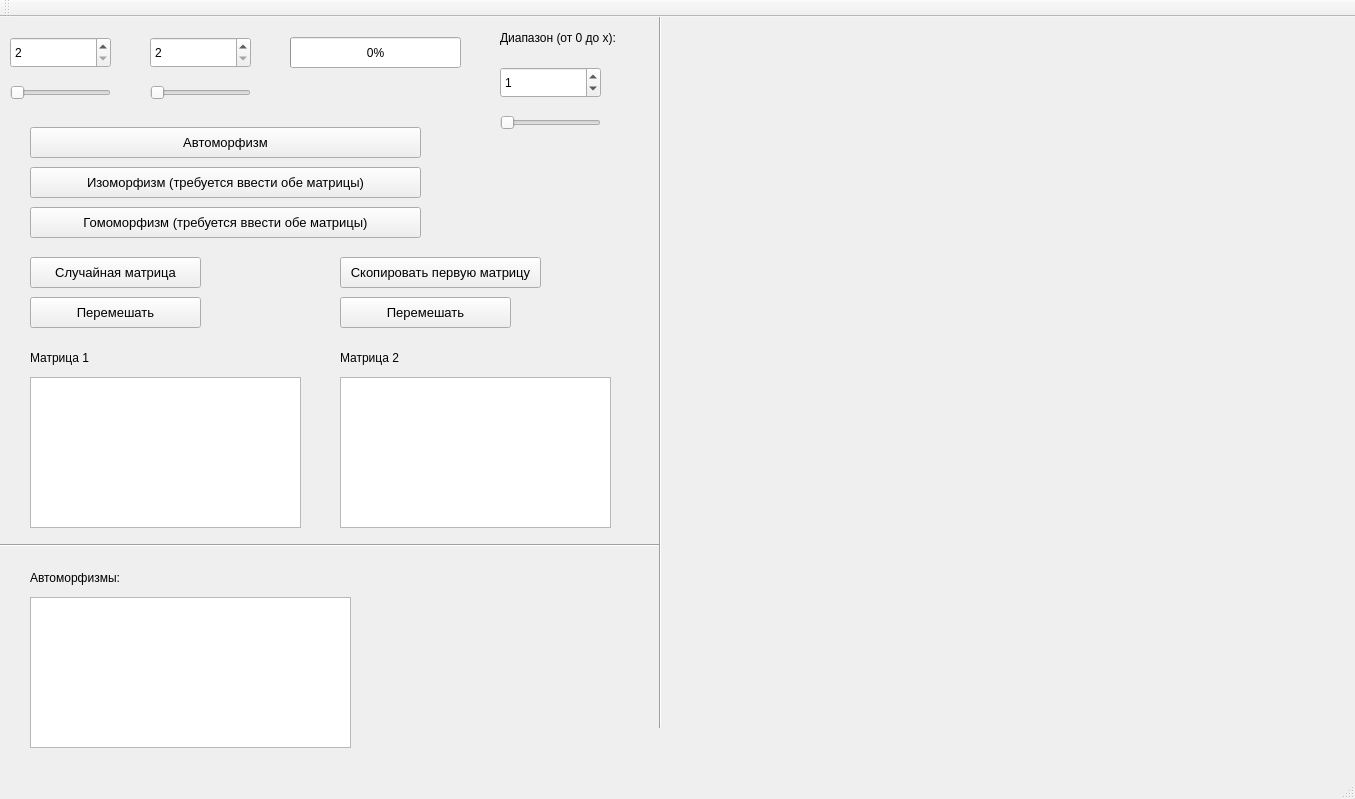
<?xml version="1.0" encoding="UTF-8"?>
<ui version="4.0">
 <class>MainWindow</class>
 <widget class="QMainWindow" name="MainWindow">
  <property name="geometry">
   <rect>
    <x>0</x>
    <y>0</y>
    <width>1355</width>
    <height>799</height>
   </rect>
  </property>
  <property name="windowTitle">
   <string>MainWindow</string>
  </property>
  <property name="dockOptions">
   <set>QMainWindow::AllowTabbedDocks|QMainWindow::AnimatedDocks</set>
  </property>
  <widget class="QWidget" name="centralWidget">
   <widget class="QCustomPlot" name="widget" native="true">
    <property name="geometry">
     <rect>
      <x>680</x>
      <y>40</y>
      <width>641</width>
      <height>621</height>
     </rect>
    </property>
   </widget>
   <widget class="QPushButton" name="genRandomGraphBtn">
    <property name="geometry">
     <rect>
      <x>30</x>
      <y>240</y>
      <width>171</width>
      <height>31</height>
     </rect>
    </property>
    <property name="font">
     <font>
      <pointsize>10</pointsize>
     </font>
    </property>
    <property name="contextMenuPolicy">
     <enum>Qt::PreventContextMenu</enum>
    </property>
    <property name="text">
     <string>Случайная матрица</string>
    </property>
   </widget>
   <widget class="QSpinBox" name="matrixSpinBox">
    <property name="geometry">
     <rect>
      <x>10</x>
      <y>20</y>
      <width>101</width>
      <height>31</height>
     </rect>
    </property>
    <property name="minimum">
     <number>2</number>
    </property>
    <property name="maximum">
     <number>450</number>
    </property>
    <property name="value">
     <number>2</number>
    </property>
   </widget>
   <widget class="QProgressBar" name="progressBar">
    <property name="geometry">
     <rect>
      <x>290</x>
      <y>20</y>
      <width>171</width>
      <height>31</height>
     </rect>
    </property>
    <property name="value">
     <number>0</number>
    </property>
   </widget>
   <widget class="QSlider" name="matrixSlider">
    <property name="geometry">
     <rect>
      <x>10</x>
      <y>60</y>
      <width>101</width>
      <height>31</height>
     </rect>
    </property>
    <property name="minimum">
     <number>2</number>
    </property>
    <property name="maximum">
     <number>450</number>
    </property>
    <property name="value">
     <number>2</number>
    </property>
    <property name="sliderPosition">
     <number>2</number>
    </property>
    <property name="orientation">
     <enum>Qt::Horizontal</enum>
    </property>
   </widget>
   <widget class="QPushButton" name="automorphismBtn">
    <property name="geometry">
     <rect>
      <x>30</x>
      <y>110</y>
      <width>391</width>
      <height>31</height>
     </rect>
    </property>
    <property name="font">
     <font>
      <pointsize>10</pointsize>
     </font>
    </property>
    <property name="text">
     <string>Автоморфизм</string>
    </property>
   </widget>
   <widget class="QTextEdit" name="outputEdit">
    <property name="geometry">
     <rect>
      <x>30</x>
      <y>580</y>
      <width>321</width>
      <height>151</height>
     </rect>
    </property>
    <property name="tabStopWidth">
     <number>74</number>
    </property>
    <property name="textInteractionFlags">
     <set>Qt::TextEditorInteraction</set>
    </property>
   </widget>
   <widget class="QLabel" name="outputLabel">
    <property name="geometry">
     <rect>
      <x>30</x>
      <y>550</y>
      <width>231</width>
      <height>21</height>
     </rect>
    </property>
    <property name="text">
     <string>Автоморфизмы:</string>
    </property>
   </widget>
   <widget class="QPushButton" name="shuffleBtn">
    <property name="geometry">
     <rect>
      <x>30</x>
      <y>280</y>
      <width>171</width>
      <height>31</height>
     </rect>
    </property>
    <property name="font">
     <font>
      <pointsize>10</pointsize>
     </font>
    </property>
    <property name="text">
     <string>Перемешать</string>
    </property>
   </widget>
   <widget class="QTextEdit" name="matrix_2Edit">
    <property name="geometry">
     <rect>
      <x>340</x>
      <y>360</y>
      <width>271</width>
      <height>151</height>
     </rect>
    </property>
   </widget>
   <widget class="QPushButton" name="isomorphismBtn">
    <property name="geometry">
     <rect>
      <x>30</x>
      <y>150</y>
      <width>391</width>
      <height>31</height>
     </rect>
    </property>
    <property name="font">
     <font>
      <pointsize>10</pointsize>
      <weight>50</weight>
      <bold>false</bold>
     </font>
    </property>
    <property name="text">
     <string>Изоморфизм (требуется ввести обе матрицы)</string>
    </property>
   </widget>
   <widget class="QPushButton" name="gomomorphismBtn">
    <property name="geometry">
     <rect>
      <x>30</x>
      <y>190</y>
      <width>391</width>
      <height>31</height>
     </rect>
    </property>
    <property name="font">
     <font>
      <pointsize>10</pointsize>
     </font>
    </property>
    <property name="text">
     <string>Гомоморфизм (требуется ввести обе матрицы)</string>
    </property>
   </widget>
   <widget class="QSpinBox" name="matrix_2SpinBox">
    <property name="geometry">
     <rect>
      <x>150</x>
      <y>20</y>
      <width>101</width>
      <height>31</height>
     </rect>
    </property>
    <property name="minimum">
     <number>2</number>
    </property>
    <property name="maximum">
     <number>450</number>
    </property>
    <property name="value">
     <number>2</number>
    </property>
   </widget>
   <widget class="QSlider" name="matrix_2Slider">
    <property name="geometry">
     <rect>
      <x>150</x>
      <y>60</y>
      <width>101</width>
      <height>31</height>
     </rect>
    </property>
    <property name="minimum">
     <number>2</number>
    </property>
    <property name="maximum">
     <number>450</number>
    </property>
    <property name="value">
     <number>2</number>
    </property>
    <property name="sliderPosition">
     <number>2</number>
    </property>
    <property name="orientation">
     <enum>Qt::Horizontal</enum>
    </property>
   </widget>
   <widget class="QTextEdit" name="matrixEdit">
    <property name="geometry">
     <rect>
      <x>30</x>
      <y>360</y>
      <width>271</width>
      <height>151</height>
     </rect>
    </property>
   </widget>
   <widget class="QLabel" name="matrix_2Label">
    <property name="geometry">
     <rect>
      <x>340</x>
      <y>330</y>
      <width>231</width>
      <height>21</height>
     </rect>
    </property>
    <property name="text">
     <string>Матрица 2</string>
    </property>
   </widget>
   <widget class="QLabel" name="matrixLabel">
    <property name="geometry">
     <rect>
      <x>30</x>
      <y>330</y>
      <width>231</width>
      <height>21</height>
     </rect>
    </property>
    <property name="text">
     <string>Матрица 1</string>
    </property>
   </widget>
   <widget class="QSlider" name="rangeSlider">
    <property name="geometry">
     <rect>
      <x>500</x>
      <y>90</y>
      <width>101</width>
      <height>31</height>
     </rect>
    </property>
    <property name="minimum">
     <number>2</number>
    </property>
    <property name="maximum">
     <number>450</number>
    </property>
    <property name="value">
     <number>2</number>
    </property>
    <property name="sliderPosition">
     <number>2</number>
    </property>
    <property name="orientation">
     <enum>Qt::Horizontal</enum>
    </property>
   </widget>
   <widget class="QSpinBox" name="rangeSpinBox">
    <property name="geometry">
     <rect>
      <x>500</x>
      <y>50</y>
      <width>101</width>
      <height>31</height>
     </rect>
    </property>
    <property name="minimum">
     <number>0</number>
    </property>
    <property name="maximum">
     <number>255</number>
    </property>
    <property name="value">
     <number>1</number>
    </property>
   </widget>
   <widget class="QLabel" name="matrixLabel_2">
    <property name="geometry">
     <rect>
      <x>500</x>
      <y>10</y>
      <width>231</width>
      <height>21</height>
     </rect>
    </property>
    <property name="text">
     <string>Диапазон (от 0 до x):</string>
    </property>
   </widget>
   <widget class="Line" name="line">
    <property name="geometry">
     <rect>
      <x>0</x>
      <y>520</y>
      <width>661</width>
      <height>16</height>
     </rect>
    </property>
    <property name="orientation">
     <enum>Qt::Horizontal</enum>
    </property>
   </widget>
   <widget class="Line" name="line_2">
    <property name="geometry">
     <rect>
      <x>650</x>
      <y>-50</y>
      <width>21</width>
      <height>761</height>
     </rect>
    </property>
    <property name="orientation">
     <enum>Qt::Vertical</enum>
    </property>
   </widget>
   <widget class="QPushButton" name="copyMatrixBtn">
    <property name="geometry">
     <rect>
      <x>340</x>
      <y>240</y>
      <width>201</width>
      <height>31</height>
     </rect>
    </property>
    <property name="font">
     <font>
      <pointsize>10</pointsize>
     </font>
    </property>
    <property name="text">
     <string>Скопировать первую матрицу</string>
    </property>
   </widget>
   <widget class="QPushButton" name="shuffle_2Btn">
    <property name="geometry">
     <rect>
      <x>340</x>
      <y>280</y>
      <width>171</width>
      <height>31</height>
     </rect>
    </property>
    <property name="font">
     <font>
      <pointsize>10</pointsize>
     </font>
    </property>
    <property name="text">
     <string>Перемешать</string>
    </property>
   </widget>
  </widget>
  <widget class="QMenuBar" name="menuBar">
   <property name="geometry">
    <rect>
     <x>0</x>
     <y>0</y>
     <width>1355</width>
     <height>26</height>
    </rect>
   </property>
  </widget>
  <widget class="QToolBar" name="mainToolBar">
   <attribute name="toolBarArea">
    <enum>TopToolBarArea</enum>
   </attribute>
   <attribute name="toolBarBreak">
    <bool>false</bool>
   </attribute>
  </widget>
  <widget class="QStatusBar" name="statusBar"/>
 </widget>
 <layoutdefault spacing="6" margin="11"/>
 <customwidgets>
  <customwidget>
   <class>QCustomPlot</class>
   <extends>QWidget</extends>
   <header>qcustomplot.h</header>
   <container>1</container>
  </customwidget>
 </customwidgets>
 <resources/>
 <connections>
  <connection>
   <sender>matrixSpinBox</sender>
   <signal>valueChanged(int)</signal>
   <receiver>matrixSlider</receiver>
   <slot>setValue(int)</slot>
   <hints>
    <hint type="sourcelabel">
     <x>65</x>
     <y>132</y>
    </hint>
    <hint type="destinationlabel">
     <x>68</x>
     <y>185</y>
    </hint>
   </hints>
  </connection>
  <connection>
   <sender>matrixSlider</sender>
   <signal>valueChanged(int)</signal>
   <receiver>matrixSpinBox</receiver>
   <slot>setValue(int)</slot>
   <hints>
    <hint type="sourcelabel">
     <x>31</x>
     <y>165</y>
    </hint>
    <hint type="destinationlabel">
     <x>30</x>
     <y>128</y>
    </hint>
   </hints>
  </connection>
  <connection>
   <sender>matrix_2SpinBox</sender>
   <signal>valueChanged(int)</signal>
   <receiver>matrix_2Slider</receiver>
   <slot>setValue(int)</slot>
   <hints>
    <hint type="sourcelabel">
     <x>169</x>
     <y>145</y>
    </hint>
    <hint type="destinationlabel">
     <x>169</x>
     <y>176</y>
    </hint>
   </hints>
  </connection>
  <connection>
   <sender>matrix_2Slider</sender>
   <signal>valueChanged(int)</signal>
   <receiver>matrix_2SpinBox</receiver>
   <slot>setValue(int)</slot>
   <hints>
    <hint type="sourcelabel">
     <x>226</x>
     <y>181</y>
    </hint>
    <hint type="destinationlabel">
     <x>219</x>
     <y>145</y>
    </hint>
   </hints>
  </connection>
  <connection>
   <sender>rangeSpinBox</sender>
   <signal>valueChanged(int)</signal>
   <receiver>rangeSlider</receiver>
   <slot>setValue(int)</slot>
   <hints>
    <hint type="sourcelabel">
     <x>522</x>
     <y>109</y>
    </hint>
    <hint type="destinationlabel">
     <x>522</x>
     <y>143</y>
    </hint>
   </hints>
  </connection>
  <connection>
   <sender>rangeSlider</sender>
   <signal>valueChanged(int)</signal>
   <receiver>rangeSpinBox</receiver>
   <slot>setValue(int)</slot>
   <hints>
    <hint type="sourcelabel">
     <x>582</x>
     <y>144</y>
    </hint>
    <hint type="destinationlabel">
     <x>571</x>
     <y>111</y>
    </hint>
   </hints>
  </connection>
 </connections>
</ui>
